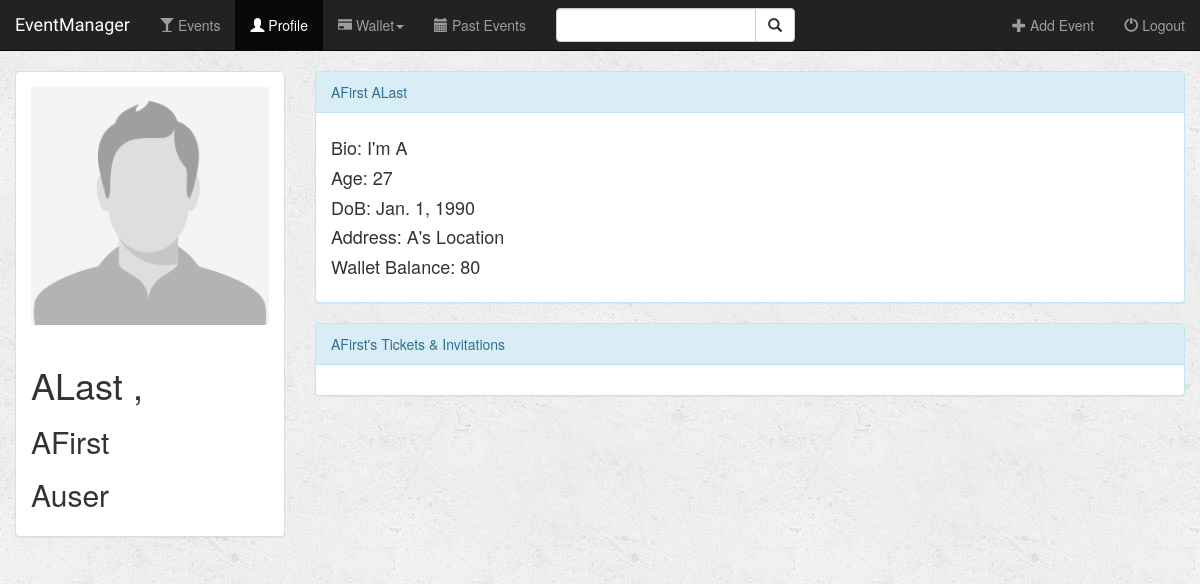
Page /event/profile/25/ on the earlier database version.
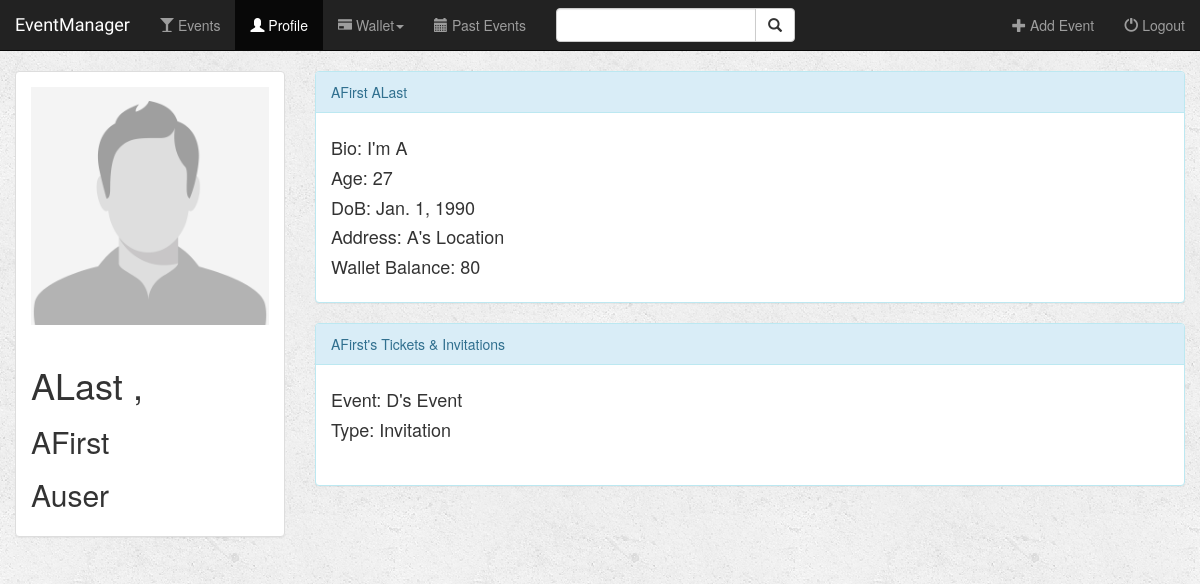
Same page on the later database version.
### event/models.py (models this page shows, shortened)
class Ticket(models.Model):
    attendee = models.ForeignKey(User, on_delete=models.CASCADE)
    event = models.ForeignKey(Event, on_delete=models.CASCADE)
    flag = models.BooleanField(null=False)

class Event(models.Model):
    name = models.CharField(max_length=50, null=False)
    image = models.ImageField(default='settings.MEDIA_ROOT/default_event.jpg')
    location = models.TextField(max_length=500, null=False)
    date = models.DateField(null=True)
    time = models.TimeField(null=True)
    manager = models.ForeignKey(User, on_delete=models.CASCADE)
    fare = models.PositiveIntegerField(null=True)

### event/views.py (the view)
# urls.py: url(r'profile/(?P<pk>[0-9]+)/$', views.get_user_profile, name='user_profile'),
def get_user_profile(request, pk):
    user = User.objects.get(pk=pk)
    profile = Profile.objects.get(user_id=pk)
    tickets = Ticket.objects.filter(attendee=user)
    return render(request, 'event/user_profile.html', {'user': user, 'profile': profile, 'tickets': tickets})

### event/templates/event/user_profile.html (shortened to what this page needs)
{% extends 'event/base.html' %}
{% block profile_active %}active{% endblock %}
{% block body %}
<div class="events-container container-fluid">
    <div class="row">
        <div class="col-sm-4 col-md-3">
            <div class="panel panel-default">
                <div class="panel-body">
                    <img src="{{ profile.image.url }}" class="img-responsive">
                    <br>
                    <h1>{{ user.last_name }} ,</h1> <h2>{{ user.first_name }}</h2>
                    <h2>{{ user.username }}</h2>
                </div>
            </div>
        </div>
        <div class="col-sm-8 col-md-9">
            <div class="panel panel-info">
                <div class="panel-heading">
                    {{ user.first_name }} {{ user.last_name }}
                </div>
                <div class="panel-body">
                    <h4>Bio: {{ profile.bio }}</h4>
                    <h4>Age: {{ profile.age }}</h4>
                    <h4>DoB: {{ profile.birth_date }}</h4>
                    <h4>Address: {{ profile.location }}</h4>
                    <h4>Wallet Balance: {{ profile.wallet_balance }}</h4>
                </div>
            </div>
            <div class="panel panel-info">
                <div class="panel-heading">
                    {{ user.first_name }}'s Tickets & Invitations
                </div>
                <div class="panel-body">
                    {% for ticket in tickets %}
                        <h4>Event: {{ ticket.event.name }}</h4>
                        <h4>Type: {% if ticket.flag %} Ticket {% else %} Invitation {% endif %}</h4>
                        <br>
                    {% endfor %}
                </div>
            </div>
        </div>
    </div>
</div>
{% endblock %}

Differences in the rows shown:
added Ticket: event.name "D's Event", flag "Invitation"
